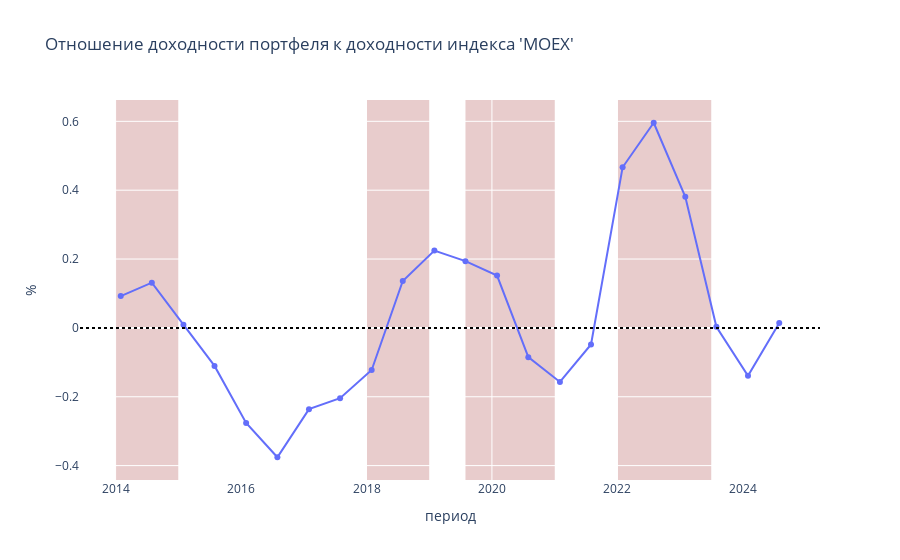

The code cell stored with this chart in its notebook:
### Code cell
def cumulative_log_return(df: pd.DataFrame) -> pd.DataFrame:
    log_returns = np.log(df / df.shift(1))  # Логарифмическая доходность
    cumulative_log_returns = log_returns.cumsum()  # Кумулятивная логарифмическая доходность
    return cumulative_log_returns

moex = pd.read_csv('data/stoks_data/MOEX.csv', usecols=["TRADEDATE", "OPEN"], parse_dates=["TRADEDATE"])
moex = moex.set_index("TRADEDATE")
moex = moex[moex.index >= '2014-01-01 00:00:00']
moex = moex[moex.index < '2025-01-01 00:00:00']
periods = generate_half_year_dates(moex)
moex['income'] = cumulative_log_return(moex['OPEN'])

income = []
for per in periods:
    stop = per + pd.DateOffset(months=6)
    period_data = moex[(moex.index >= per) & (moex.index < stop)].copy()
    # print(per,  period_data['income'].mean())
    income.append(1+period_data['income'].mean())

sub = data_portfel
sub['fact_proc'] = 1 + sub["fact_income"]/200
sub["fact_cum_proc"] = sub["fact_proc"].cumprod()
sub["fact_cum_percent"] = (sub["fact_proc"].cumprod() - 1) * 100

fig = go.Figure()
fig.add_trace(go.Scatter(y=sub["fact_cum_proc"]-income, x=periods, mode="lines+markers", name="MOEX"))
# fig.add_trace(go.Scatter(y=sub["fact_cum_proc"], x=sub["period"], mode="lines+markers", name="портфель"))
# fig.add_hline(y=1.5, line_color='black', line_width=2, line_dash='dot')
fig.add_hline(y=0, line_color='black', line_width=2, line_dash='dot')

fig.add_shape(
    type="rect",
    x0="2014-01-01", x1="2015-01-01",  # границы по оси X
    y0=0, y1=1,                        # границы по оси Y (нормированы, если relayout или axis range не указан)
    xref="x", yref="paper",           # x — дата (ось X), y — вся высота графика (от 0 до 1)
    fillcolor="darkred",
    opacity=0.2,
    layer="below",
    line_width=0,
)

fig.add_shape(
    type="rect",
    x0="2019-07-31", x1="2021-01-01",  # границы по оси X
    y0=0, y1=1,                        # границы по оси Y (нормированы, если relayout или axis range не указан)
    xref="x", yref="paper",           # x — дата (ось X), y — вся высота графика (от 0 до 1)
    fillcolor="darkred",
    opacity=0.2,
    layer="below",
    line_width=0,
)

fig.add_shape(
    type="rect",
    x0="2018-01-01", x1="2019-01-01",  # границы по оси X
    y0=0, y1=1,                        # границы по оси Y (нормированы, если relayout или axis range не указан)
    xref="x", yref="paper",           # x — дата (ось X), y — вся высота графика (от 0 до 1)
    fillcolor="darkred",
    opacity=0.2,
    layer="below",
    line_width=0,
)

fig.add_shape(
    type="rect",
    x0="2022-01-01", x1="2023-07-01",  # границы по оси X
    y0=0, y1=1,                        # границы по оси Y (нормированы, если relayout или axis range не указан)
    xref="x", yref="paper",           # x — дата (ось X), y — вся высота графика (от 0 до 1)
    fillcolor="darkred",
    opacity=0.2,
    layer="below",
    line_width=0,
)


fig.update_layout(
        title="Отношение доходности портфеля к доходности индекса 'MOEX'",
        xaxis_title="период",
        yaxis_title="%",
        plot_bgcolor="white",
        xaxis=dict(showgrid=True),
        yaxis=dict(showgrid=True),
    )
fig.show()

### Figure 1 — Plotly figure (JSON) as saved in the notebook; plotly's stock layout.template omitted (floating-point values rounded to 4 significant figures)
{"data": [{"mode": "lines+markers", "name": "MOEX", "type": "scatter", "x": ["2014-01-31T00:00:00", "2014-07-31T00:00:00", "2015-01-31T00:00:00", "2015-07-31T00:00:00", "2016-01-31T00:00:00", "2016-07-31T00:00:00", "2017-01-31T00:00:00", "2017-07-31T00:00:00", "2018-01-31T00:00:00", "2018-07-31T00:00:00", "2019-01-31T00:00:00", "2019-07-31T00:00:00", "2020-01-31T00:00:00", "2020-07-31T00:00:00", "2021-01-31T00:00:00", "2021-07-31T00:00:00", "2022-01-31T00:00:00", "2022-07-31T00:00:00", "2023-01-31T00:00:00", "2023-07-31T00:00:00", "2024-01-31T00:00:00", "2024-07-31T00:00:00"], "y": [0.0925, 0.1314, 0.009386, -0.1104, -0.2761, -0.3757, -0.236, -0.2042, -0.1224, 0.1362, 0.2247, 0.1939, 0.152, -0.08501, -0.1569, -0.04819, 0.4665, 0.5959, 0.3806, 0.003289, -0.1391, 0.01434]}], "layout": {"plot_bgcolor": "white", "shapes": [{"line": {"color": "black", "dash": "dot", "width": 2}, "type": "line", "x0": 0, "x1": 1, "xref": "x domain", "y0": 0, "y1": 0, "yref": "y"}, {"fillcolor": "darkred", "layer": "below", "line": {"width": 0}, "opacity": 0.2, "type": "rect", "x0": "2014-01-01", "x1": "2015-01-01", "xref": "x", "y0": 0, "y1": 1, "yref": "paper"}, {"fillcolor": "darkred", "layer": "below", "line": {"width": 0}, "opacity": 0.2, "type": "rect", "x0": "2019-07-31", "x1": "2021-01-01", "xref": "x", "y0": 0, "y1": 1, "yref": "paper"}, {"fillcolor": "darkred", "layer": "below", "line": {"width": 0}, "opacity": 0.2, "type": "rect", "x0": "2018-01-01", "x1": "2019-01-01", "xref": "x", "y0": 0, "y1": 1, "yref": "paper"}, {"fillcolor": "darkred", "layer": "below", "line": {"width": 0}, "opacity": 0.2, "type": "rect", "x0": "2022-01-01", "x1": "2023-07-01", "xref": "x", "y0": 0, "y1": 1, "yref": "paper"}], "title": {"text": "Отношение доходности портфеля к доходности индекса 'MOEX'"}, "xaxis": {"showgrid": true, "title": {"text": "период"}}, "yaxis": {"showgrid": true, "title": {"text": "%"}}}}
